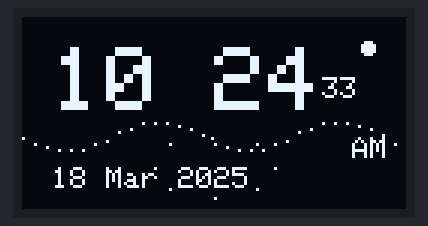
This sketch was run on a simulated ESP32. On the bench: 128×64 one-colour display. WiFi joins after 1.5 s; servers stay silent unless stated; the display library's start-up logo is not drawn; network time is answered at once with the bench clock; the local clock reads 2024-03-15 10:24:30 at power-on unless the sketch sets it; what the sketch prints to the serial monitor is not drawn.

Above: at 3.62 s.
At 8.08 s:
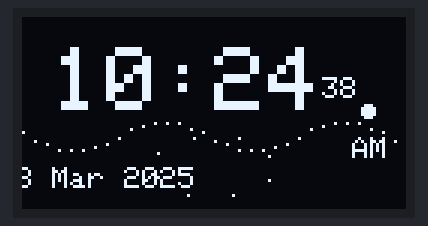
At 12.62 s:
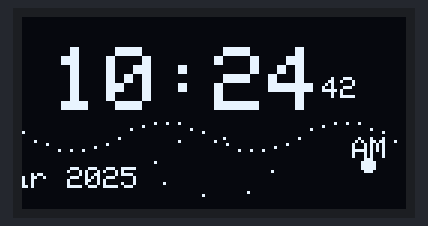
At 21.71 s:
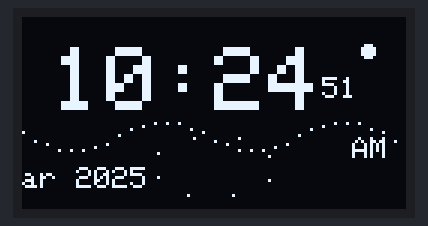
At 30.79 s:
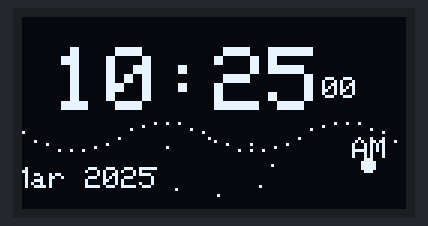
At 39.87 s:
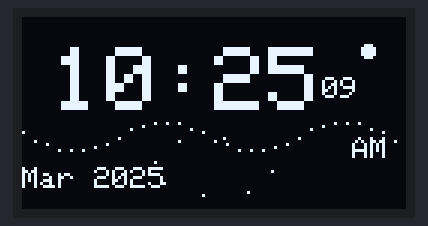

The sketch:

DIGITALclock.ino
```cpp
#include <Wire.h>
#include <Adafruit_GFX.h>
#include <Adafruit_SSD1306.h>
#include <WiFi.h>
#include <NTPClient.h>
#include <WiFiUdp.h>
#include <math.h>

// OLED Display Settings
#define SCREEN_WIDTH 128
#define SCREEN_HEIGHT 64
#define OLED_RESET    -1
Adafruit_SSD1306 display(SCREEN_WIDTH, SCREEN_HEIGHT, &Wire, OLED_RESET);

// Wi-Fi Credentials
const char* ssid = "ESP32_cam";
const char* password = "esp32cam";

// NTP Client Setup
WiFiUDP ntpUDP;
NTPClient timeClient(ntpUDP, "pool.ntp.org", 19800, 60000); // IST (UTC+5:30)

// Animation Variables
bool blinkState = true;  // Blinking colon effect
int scrollOffset = 0;    // Date scrolling effect
int ballY = 10, ballDir = 1; // Bouncing Ball
float angle = 0;         // Rotating Dash Angle
int waveOffset = 0;      // Wave movement

// Month Names Array
const char* months[] = { "Jan", "Feb", "Mar", "Apr", "May", "Jun",
                         "Jul", "Aug", "Sep", "Oct", "Nov", "Dec" };

// Function to Get Formatted Date
String getFormattedDate(int day, int month, int year) {
    return String(day) + " " + String(months[month - 1]) + " " + String(year);
}

// Function to Draw Rotating Dashes
void drawRotatingDashes(int x, int y, float angle) {
    for (int i = 0; i < 360; i += 45) {
        int x1 = x + cos((i + angle) * PI / 180) * 20;
        int y1 = y + sin((i + angle) * PI / 180) * 10;
        display.drawPixel(x1, y1, SSD1306_WHITE);
    }
}

// Function to Draw a Bouncing Ball
void drawBouncingBall() {
    display.fillCircle(115, ballY, 2, SSD1306_WHITE);
    ballY += ballDir;
    if (ballY >= 50 || ballY <= 10) ballDir *= -1;
}

// Function to Draw a Flowing Wave
void drawWaveLines() {
    for (int x = 0; x < SCREEN_WIDTH; x += 4) {
        int y = 40 + sin((x + waveOffset) * PI / 30) * 5;
        display.drawPixel(x, y, SSD1306_WHITE);
    }
    waveOffset += 2;
}

// Function to Display Animated Clock
void displayClock(int hours, int minutes, int seconds, int day, int month, int year) {
    display.clearDisplay();
    display.setTextColor(SSD1306_WHITE);

    // Convert 24-hour format to 12-hour format
    String ampm = "AM";
    if (hours >= 12) ampm = "PM";
    if (hours > 12) hours -= 12;
    if (hours == 0) hours = 12;

    // Format Time String
    String timeStr = (hours < 10 ? " " : "") + String(hours) + (blinkState ? ":" : " ") +
                     (minutes < 10 ? "0" : "") + String(minutes);

    // Display Time (Large Font)
    display.setTextSize(3);
    display.setCursor(10, 10);
    display.print(timeStr);

    // Display Seconds in a Smaller Font
    display.setTextSize(1);
    display.setCursor(100, 20);
    display.print((seconds < 10 ? "0" : "") + String(seconds));

    // Display AM/PM
    display.setTextSize(1);
    display.setCursor(110, 40);
    display.print(ampm);

    // Create Date Scrolling Effect
    String dateStr = getFormattedDate(day, month, year);
    display.setTextSize(1);
    display.setCursor(10 - scrollOffset, 50);
    display.print(dateStr);

    // Smooth scrolling effect
    scrollOffset++;
    if (scrollOffset > 40) scrollOffset = 0;

    // Animated Graphics
    drawBouncingBall();
    drawRotatingDashes(64, 50, angle);
    drawWaveLines();

    // Update animation angles
    angle += 5;
    if (angle >= 360) angle = 0;

    // Refresh Display
    display.display();
}

// Setup Function
void setup() {
    Serial.begin(115200);

    // Initialize OLED Display
    if (!display.begin(SSD1306_SWITCHCAPVCC, 0x3C)) {
        Serial.println(F("SSD1306 allocation failed"));
        for (;;);
    }

    display.display();
    delay(2000);

    // Connect to Wi-Fi
    WiFi.begin(ssid, password);
    Serial.print("Connecting to WiFi...");
    while (WiFi.status() != WL_CONNECTED) {
        delay(500);
        Serial.print(".");
    }
    Serial.println("\nConnected to WiFi");

    // Initialize NTP Client
    timeClient.begin();
    timeClient.setTimeOffset(19800);
    timeClient.update();
}

// Loop Function
void loop() {
    timeClient.update();

    int hours = timeClient.getHours();
    int minutes = timeClient.getMinutes();
    int seconds = timeClient.getSeconds();

    // Fake date for now (NTP does not provide date directly)
    int day = 18;
    int month = 3;
    int year = 2025;

    // Toggle blinking colon every second
    blinkState = !blinkState;

    // Display Time and Animated Graphics
    displayClock(hours, minutes, seconds, day, month, year);

    delay(50);
}
```
